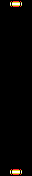

Below is a game level as drawn by its tile map, then a one-line description and the .tmx file that defines it, in full:
An orthogonal 4x22 tile map with 8x8 px tiles, 1 tile layer (Tile Layer 1).

<map version="1.2" tiledversion="1.3.2" orientation="orthogonal" renderorder="right-down" compressionlevel="0" width="4" height="22" tilewidth="8" tileheight="8" infinite="0" nextlayerid="2" nextobjectid="1">
 <tileset firstgid="1" name="moai-tiles" tilewidth="8" tileheight="8" tilecount="256" columns="16">
  <image source="moai-tiles.png" width="128" height="128" />
 </tileset>
 <layer id="1" name="Tile Layer 1" width="4" height="22">
  <data encoding="csv">
1,113,114,1,
1,1,1,1,
1,1,1,1,
1,1,1,1,
1,1,1,1,
1,1,1,1,
1,1,1,1,
1,1,1,1,
1,1,1,1,
1,1,1,1,
1,1,1,1,
1,1,1,1,
1,1,1,1,
1,1,1,1,
1,1,1,1,
1,1,1,1,
1,1,1,1,
1,1,1,1,
1,1,1,1,
1,1,1,1,
1,1,1,1,
1,113,114,1
</data>
 </layer>
</map>
